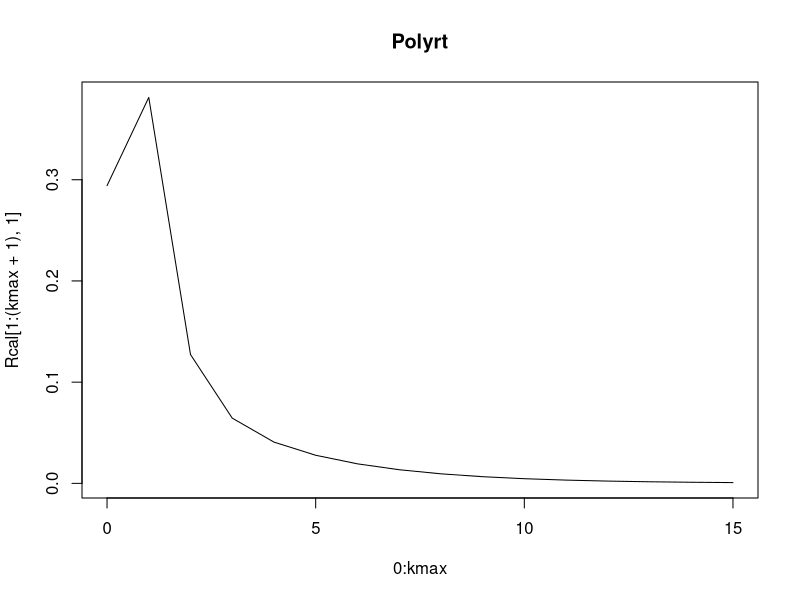
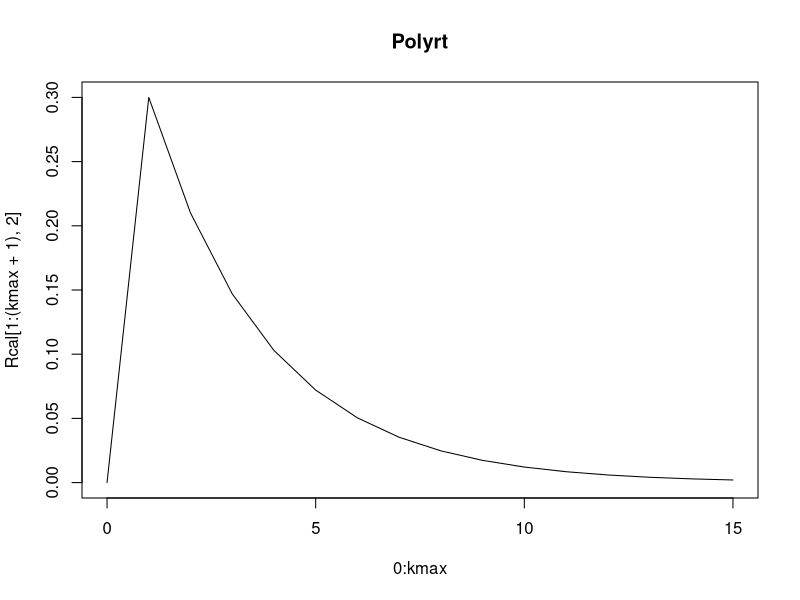
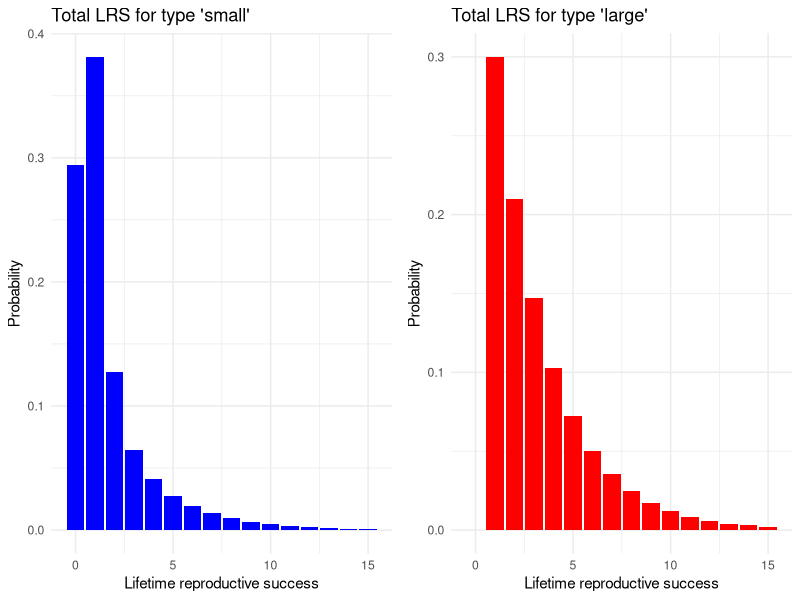

These figures' R source, in order:
#install.packages("expm")   
library(expm)

# Clear workspace
rm(list = ls())

# Inputs
epsilon1 <- 0.00001  # Tolerance for approximation of maximum age
epsilon1 <-0.000000000001
s <- 2  # Number of classes
S <- matrix(c(0.3, 0, 0.2, 0.7), nrow = s, byrow = TRUE)  # Expectation of survival

# Probability distribution of reproduction
# We store the probability to have k newborns at a time step into a vector
Fcal <- matrix(c(0.5, 0, 0.5, 1), nrow = 2, byrow = TRUE)  
alpha <- nrow(Fcal) - 1  # Maximum number of offspring that can be produced by an individual in a time step


# Computing the maximum age
omega <- 0
smax <- 1
while (smax > epsilon1) {
  omega <- omega + 1
  smax <- max(rowSums(S %^% omega))
}
omega  # Age at which less than a proportion epsilon of individuals are expected to still be alive

# Probability distribution of the total LRS
maxr <- alpha * omega  # Maximum coefficient of polynomial of r = maximum LRS allowed by the approximation + 1

Rcal <- matrix(0, maxr + 1, s)  
Rcal[1:(alpha + 1), ] <- Fcal  # Initialization (first line of equation 18)

for (age in (omega - 1):1) {  # Iteration of equation 18
  Qcal <- Rcal %*% S  
  Qcal[1, ] <- Qcal[1, ] + 1 - colSums(S)
  
  for (j in 1:s) {  # Convolution of equation 18
    vect <- rev(convolve(rev(Qcal[, j]), Fcal[, j], type = "open"))  
    Rcal[, j] <- vect[1:(maxr + 1)]
  }
}
Rcal


# Plot results
kmax <- 15  # Max number for figure
plot(0:kmax, Rcal[1:(kmax + 1), 1], type = "l", main = "Polyrt")
plot(0:kmax, Rcal[1:(kmax + 1), 2], type = "l", main = "Polyrt")

#install.packages("ggplot2")  
#install.packages("gridExtra")  
library(ggplot2)
library(gridExtra)  # For arranging plots

kmax <- 15  # Max number for figure

# Create data frames for plotting
df1 <- data.frame(LRS = 0:kmax, Probability = Rcal[1:(kmax + 1), 1])
df2 <- data.frame(LRS = 0:kmax, Probability = Rcal[1:(kmax + 1), 2])

# First plot
p1 <- ggplot(df1, aes(x = LRS, y = Probability)) +
  geom_bar(stat = "identity", fill = "blue") +
  labs(x = "Lifetime reproductive success", y = "Probability", title = "Total LRS for type 'small'") +
  theme_minimal()

# Second plot
p2 <- ggplot(df2, aes(x = LRS, y = Probability)) +
  geom_bar(stat = "identity", fill = "red") +
  labs(x = "Lifetime reproductive success", y = "Probability", title = "Total LRS for type 'large'") +
  theme_minimal()

# Arrange the plots side by side
grid.arrange(p1, p2, ncol = 2)
